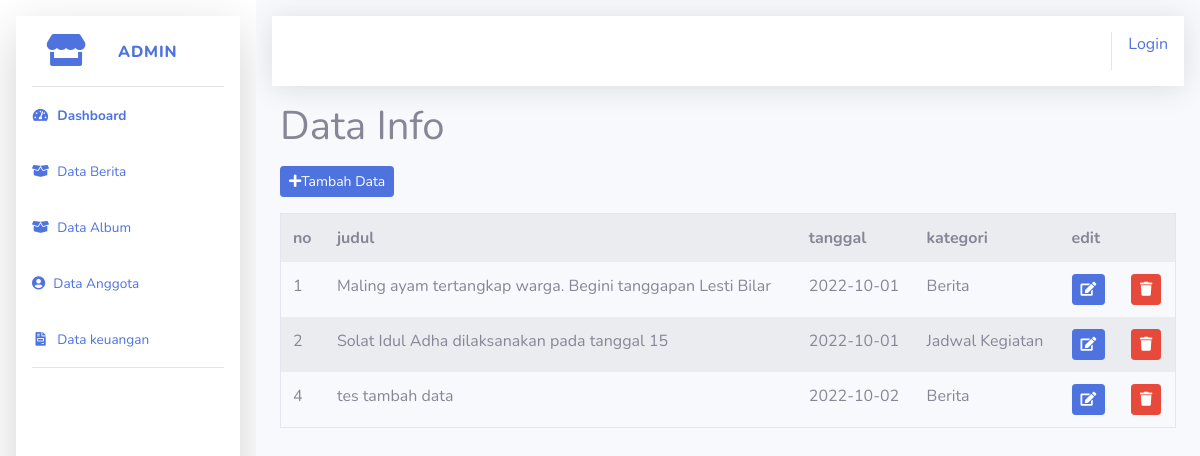
The page /index.php/admin/data_info on the database its author committed.
### tables this page shows
CREATE TABLE `tb_info` (
  `id` int(5) NOT NULL,
  `judul` varchar(250) NOT NULL,
  `tanggal` date NOT NULL,
  `kategori` varchar(50) NOT NULL
);

### application/controllers/Admin.php (called while the page is built, shortened)
<?php
class Admin extends CI_Controller
{
    public function data_info()
    {
        $data['info'] = $this->model_info->get_info()->result();
        $this->load->view('templates_admin/headers');
        $this->load->view('templates_admin/sidebar');
        $this->load->view('admin/data_info',$data);
        $this->load->view('templates_admin/footer');
    }
}

### index.php (called while the page is built, shortened)
<?php
require_once BASEPATH.'core/CodeIgniter.php';

### application/models/Model_info.php (called while the page is built, shortened)
<?php
class Model_info extends CI_Model
{
    public function get_info()
    {
       return $this->db->get('tb_info');
    }
}

### application/views/admin/data_info.php (the view, shortened to what this page needs)
<div class="container-fluid">
    <div class="h1 mt-3 mb-3">Data Info</div>
    <button class="btn btn-sm btn-primary mb-3" data-toggle="modal" data-target="#tambah"><i class="fas fa-plus"></i>Tambah Data</button>
    <table class="table table-bordered table-hover table-striped table-borderless">
        <tr>
            <th>no </th>
            <th>judul</th>
            <th>tanggal</th>
            <th>kategori</th>
            <th colspan="2">edit</th>
        </tr>
        <?php
        foreach ($info as $ino) : ?>
            <tr>
                <td><?php echo $ino->id?></td>
                <td><?php echo $ino->judul ?></td>
                <td><?php echo $ino->tanggal ?></td>
                <td><?php echo $ino->kategori ?></td>
                <td><?php echo anchor('info/edit/' . $ino->id, '<div class="btn btn-primary btn-sm"><i class="fas fa-edit"></i></div>') ?></td>
                <td><?php echo anchor('info/hapus/' . $ino->id, '<div class="btn btn-danger btn-sm"><i class="fas fa-trash"></i></div>') ?></td>
            </tr>
        <?php endforeach; ?>
    </table>
</div>

### rows shown on the page
tb_info: id "1", judul "Maling ayam tertangkap warga. Begini tanggapan Lesti Bilar", tanggal "2022-10-01", kategori "Berita"
tb_info: id "2", judul "Solat Idul Adha dilaksanakan pada tanggal 15", tanggal "2022-10-01", kategori "Jadwal Kegiatan"
tb_info: id "4", judul "tes tambah data", tanggal "2022-10-02", kategori "Berita"

### other values the page prints
anchor('auth/login', 'Login') "Login"
